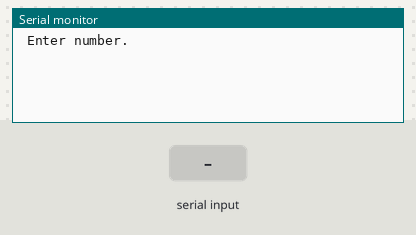
A sketch run on a simulated Arduino Uno, built with avr-gcc and run on an emulated ATmega328P. Shown: the last lines printed to the serial monitor. The inputs (shaded band) are chosen by the test bench.

Above: at 1.2 s.
1.3 s: "90,45\n" received over Serial
At 2.0 s:
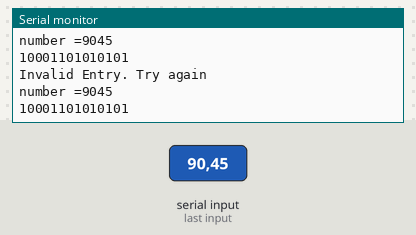
2.8 s: "30,150\n" received over Serial
At 4.1 s:
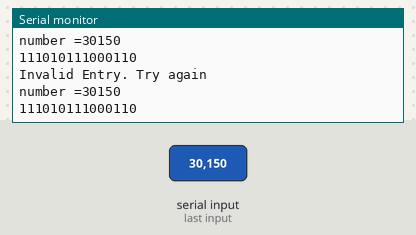
Timing chart, 0 to 5.8 s (numbered marks = the images above; inputs shaded):
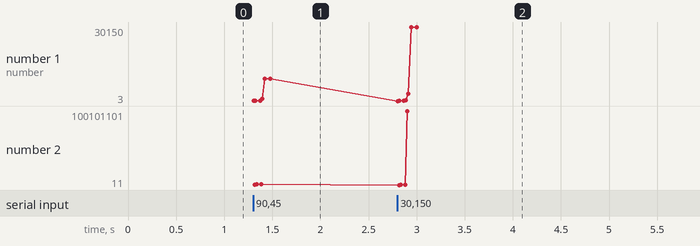

Measured:
- after the input at 1.3 s, the serial monitor: prints a new line at once (image 1)
- after the input at 2.8 s, the serial monitor: prints a new line at once (image 2)
- plotted number 1: 9045 → 30150 after the input at 2.8 s
- plotted number 2: 1011010 → 100101101 after the input at 2.8 s

The sketch:

sketch_nov17a.ino
```cpp
int number=0;

void setup(){
  Serial.begin(9600);
  delay(50);

  Serial.println("\n Enter number.");
}

void loop()
{;
  number =0;

  while(Serial.available() > 0){ //Serial flush() for receive buffer
  Serial.read(); delay(100);
  }
  while(Serial.available() ==0){}

  while(Serial.available() > 0)
  {
    byte incoming = Serial.read();
    if(incoming >='0' && incoming <='9'){
        number = (number *10) +(incoming - '0');

    delay(5);}
    else{
      Serial.println("Invalid Entry. Try again");
    }


    Serial.print("number =");
    Serial.println(number);
    Serial.println(number, BIN);
    }
}
```
